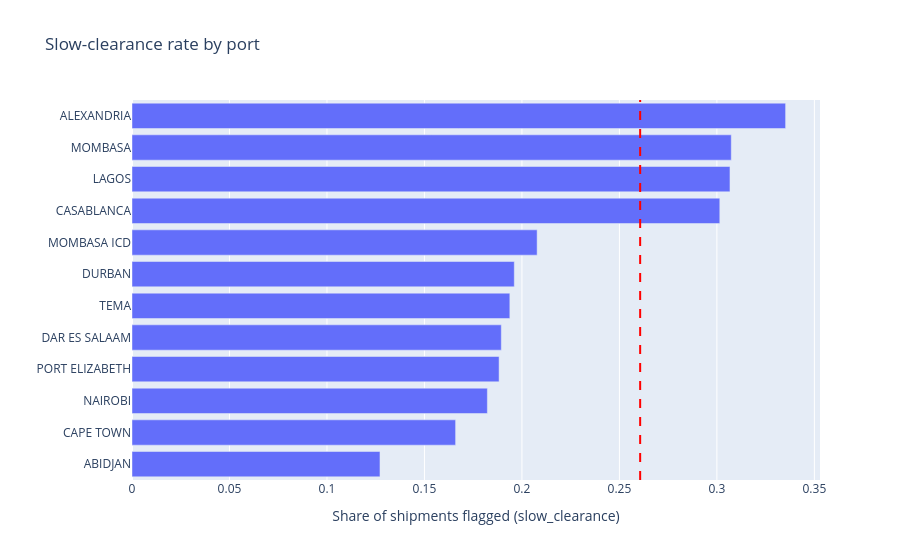

The code cell stored with this chart in its notebook:
### Code cell
# CHART 9 (interactive): Slow-clearance rate by port
# Question: Which ports clear more slowly, and how many shipments back each rate?
# Method: Share of shipments with slow_clearance == "Y" per port; hover shows count.

overall = (df["slow_clearance"] == "Y").mean()

rates = (df.assign(flag=df["slow_clearance"] == "Y")
           .groupby("port_of_entry")
           .agg(rows=("shipment_id", "count"), rate=("flag", "mean"))
           .sort_values("rate", ascending=False)
           .reset_index())

fig = px.bar(rates, x="rate", y="port_of_entry", orientation="h",
             hover_data=["rows"],
             title="Slow-clearance rate by port")
fig.add_vline(x=overall, line_dash="dash", line_color="red")
fig.update_layout(yaxis={"categoryorder": "total ascending"},
                  xaxis_title="Share of shipments flagged (slow_clearance)",
                  yaxis_title="")
fig.show()

rates

### Figure 1 — Plotly figure (JSON) as saved in the notebook; plotly's stock layout.template omitted (floating-point values rounded to 4 significant figures)
{"data": [{"customdata": [[701], [719], [701], [743], [231], [255], [258], [227], [239], [203], [241], [228]], "hovertemplate": "rate=%{x}<br>port_of_entry=%{y}<br>rows=%{customdata[0]}<extra></extra>", "legendgroup": "", "marker": {"color": "#636efa", "pattern": {"shape": ""}}, "name": "", "orientation": "h", "showlegend": false, "textposition": "auto", "type": "bar", "x": [0.3352, 0.3074, 0.3067, 0.3015, 0.2078, 0.1961, 0.1938, 0.1894, 0.1883, 0.1823, 0.166, 0.1272], "xaxis": "x", "y": ["ALEXANDRIA", "MOMBASA", "LAGOS", "CASABLANCA", "MOMBASA ICD", "DURBAN", "TEMA", "DAR ES SALAAM", "PORT ELIZABETH", "NAIROBI", "CAPE TOWN", "ABIDJAN"], "yaxis": "y"}], "layout": {"barmode": "relative", "legend": {"tracegroupgap": 0}, "shapes": [{"line": {"color": "red", "dash": "dash"}, "type": "line", "x0": 0.2606, "x1": 0.2606, "xref": "x", "y0": 0, "y1": 1, "yref": "y domain"}], "title": {"text": "Slow-clearance rate by port"}, "xaxis": {"anchor": "y", "domain": [0, 1], "title": {"text": "Share of shipments flagged (slow_clearance)"}}, "yaxis": {"anchor": "x", "categoryorder": "total ascending", "domain": [0, 1], "title": {"text": ""}}}}
